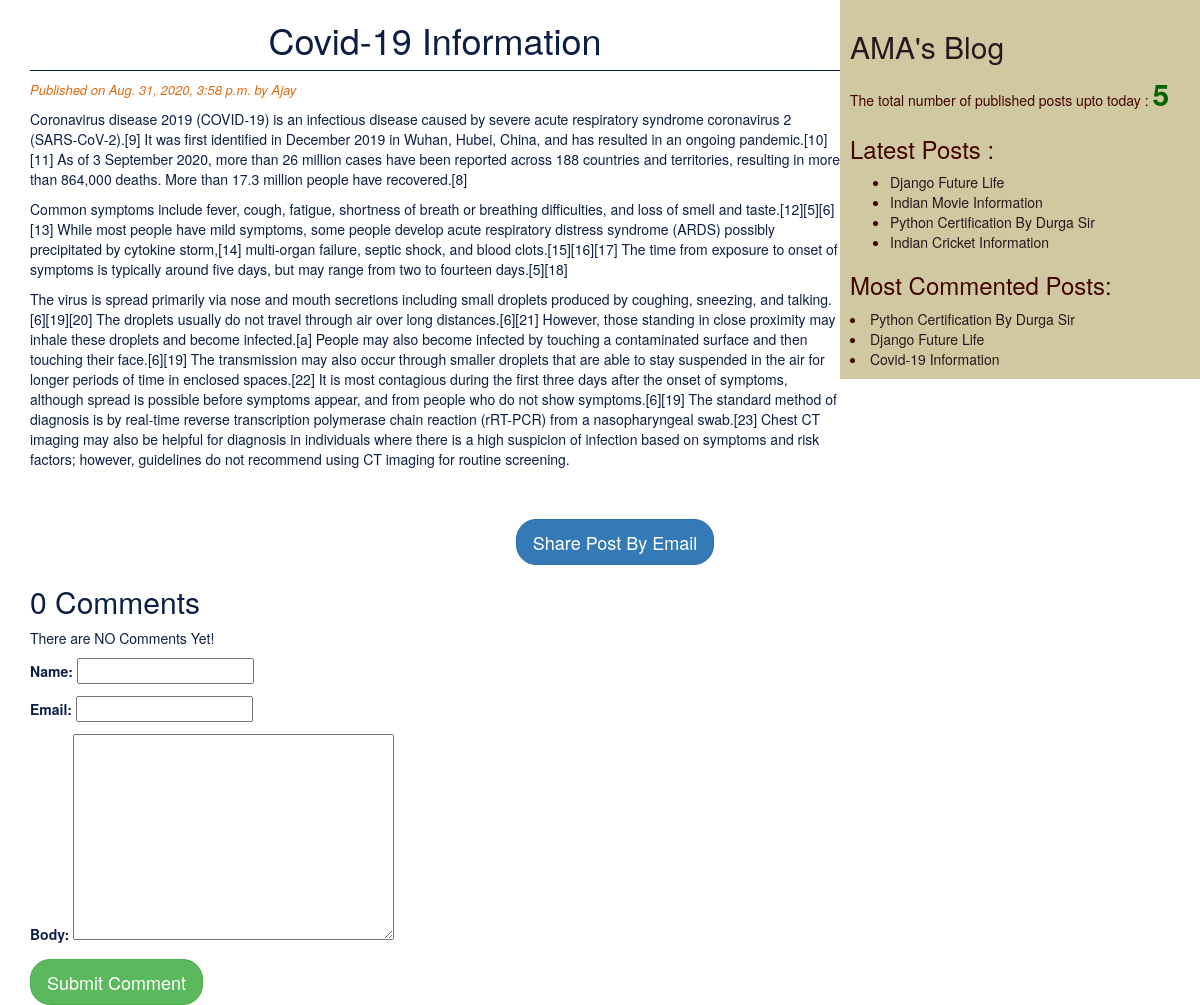
Page /2020/08/31/covid-19-information/ on the committed database.
### blogapp/models.py (models this page shows, shortened)
class Post(models.Model):
    STATUS_CHOICES = (('draft','Draft'),('published','Published'))
    title = models.CharField(max_length=256)
    slug = models.SlugField(max_length=256,unique_for_date='publish')
    author = models.ForeignKey(User, on_delete=models.CASCADE,related_name='blog_posts')
    body = models.TextField()
    publish = models.DateTimeField(default=timezone.now)
    created = models.DateTimeField(auto_now_add=True)
    updated = models.DateTimeField(auto_now=True)
    status = models.CharField(max_length=10,choices=STATUS_CHOICES,default='draft')
    objects = CustomManager()
    tags = TaggableManager()
    class Meta:
        ordering = ('-publish',)
    def get_absolute_url(self):
        return reverse("post_detail", args=[self.publish.year,self.publish.strftime("%m"),
        self.publish.strftime("%d"),self.slug])

### blogapp/views.py (the view)
# urls.py: path('<int:year>/<str:month>/<int:day>/<slug:post>/',views.post_detail_view,name='post_detail'),
def post_detail_view(request,year,month,day,post):
    post = get_object_or_404(Post,slug=post,
                                status='published',publish__year=year,
                                publish__month=month,
                                publish__day=day)
    comments = post.comments.filter(active=True)
    csubmit = False
    if request.method == 'POST':
        form = CommentForm(request.POST)
        if form.is_valid():
            new_comment = form.save(commit=False)
            new_comment.post = post
            new_comment.save()
            csubmit = True
    else:
        form = CommentForm()
    return render(request,'blogapp/post_detail.html',{'post':post,'form':form,'comments':comments,'csubmit':csubmit})

### blogapp/forms.py
class CommentForm(forms.ModelForm):
    class Meta:
        model = Comment
        fields = ('name','email','body')

### blogapp/models.py (called while the page is built)
    def get_queryset(self):
        return super().get_queryset().filter(status='published')

### blogapp/templatetags/blog_tags.py (called while the page is built)
@register.simple_tag
def total_posts():
    return Post.objects.count()

@register.inclusion_tag('blogapp/latest_posts123.html')
def show_latest_posts(count=3):
    latest_posts = Post.objects.order_by('-publish')[:count]
    return {'latest_posts':latest_posts}

@register.simple_tag
def get_most_commented_posts(count=3):
    return Post.objects.annotate(total_comments=Count('comments')).order_by('-total_comments')[:count]

### templates/blogapp/post_detail.html (shortened to what this page needs)
{% extends 'blogapp/base.html' %}
{% block body_block %}
<h1>{{post.title}}</h1>
<p id='date'>Published on {{post.publish}} by {{post.author|title}}</p>
{{post.body|linebreaks}}<br><br>
<div class="container" align="center">
    <a href="/{{post.id}}/share" class="btn btn-primary btn-lg">Share Post By Email</a>
</div>
{% with comments.count as comments_count %}
<h2>{{comments_count}} Comment{{comments_count|pluralize}}</h2>
{% endwith %}
{% if comments %}
    {% for comment in comments %}
        <p id='date1'>Comment {{forloop.counter}} by {{comment.name}} on {{comment.created}}</p>
        <div class="cb">{{comment.body|linebreaks}}</div>
        <hr>
    {% endfor %}
    {% else %}
    <p>There are NO Comments Yet!</p>
{% endif %}
{% if csubmit %}
   <h2>Your Comment Added Successfully!!!</h2>
   {% else %}
   <form method="POST">
       {{form.as_p}}
       <input type="submit" value="Submit Comment" class="btn btn-success btn-lg">
   </form>
{% endif %}
{% endblock  %}

### templates/blogapp/base.html (shortened to what this page needs)
<!DOCTYPE html>
{% load blog_tags %}
{% load static %}
<html>
<head>
    <link rel="stylesheet" href="https://stackpath.bootstrapcdn.com/bootstrap/3.4.1/css/bootstrap.min.css">
	<link rel="stylesheet" href="{% static 'css/blog.css' %}">
</head>
<body>
	<div class="content">
		{% block body_block %}
        {% endblock  %}
	</div>
    <div class="sidebar">
		<h2><a href="/">AMA's Blog</a></h2>
        <p>The total number of published posts upto today : <span id="pcount">{% total_posts %}</span></p>
	    <h3>Latest Posts :</h3>
		{% show_latest_posts 4%}
		<h3>Most Commented Posts:</h3>
		{% get_most_commented_posts as most_commented_posts%}
		{% for post in most_commented_posts %}
		<li><a href="{{post.get_absolute_url}}">{{post.title}}</a></li>
		{% endfor %}
	</div>
</body>
</html>

### templates/blogapp/latest_posts123.html
<ul>
   {% for post in latest_posts %}
   <li><a href="{{post.get_absolute_url}}">{{post.title}}</a></li>
   {% endfor %}
</ul>

### static/css/blog.css (style rules this page uses)
.content { width: 70%; float: left; padding: 0 0 0 30px; color: #0d1e45; }
.sidebar { width: 30%; float: right; padding: 10px; background:#cfc8a1 ; color: #420402; }
h1 { text-align: center; border-bottom: 1px solid #041945; padding: 0 0 10px 0; }
body { background: url(https://images.unsplash.com/photo-1495195129352-aeb325a55b65?ixlib=rb-1.2.1&auto=format&fit=crop&w=400&q=60); background-repeat: no-repeat; background-size: cover; color: #041945; }
#date { color: #e0690d; font-size: 13px; font-style: italic; }
a { color: #2b161d; }
.btn { border-radius: 20px; }
#pcount { font-size: 30px; font-weight: 800; color: darkgreen; }

### rows in the picture
Post: title "Covid-19 Information", publish "Aug. 31, 2020, 3:58 p.m.", author "Ajay", body "Coronavirus disease 2019 (COVID‑19) is an infectious disease caused by severe acute respiratory syndrome coronavirus 2 (SARS-CoV-2).[9] It was first identified in December 2019 in Wuhan, Hubei, China, and has resulted in an ongoing pandemic.[10][11] As of 3 September 2020, more than 26 million cases have been reported across 188 countries and territories, resulting in more than 864,000 deaths. More than 17.3 million people have recovered.[8] Common symptoms include fever, cough, fatigue, shortness of breath or breathing difficulties, and loss of smell and taste.[12][5][6][13] While most people have mild symptoms, some people develop acute respiratory distress syndrome (ARDS) possibly…"
Post: title "Django Future Life"
Post: title "Indian Movie Information"
Post: title "Python Certification By Durga Sir"
Post: title "Indian Cricket Information"

### other values in the picture
{{ comments_count }} "0"
